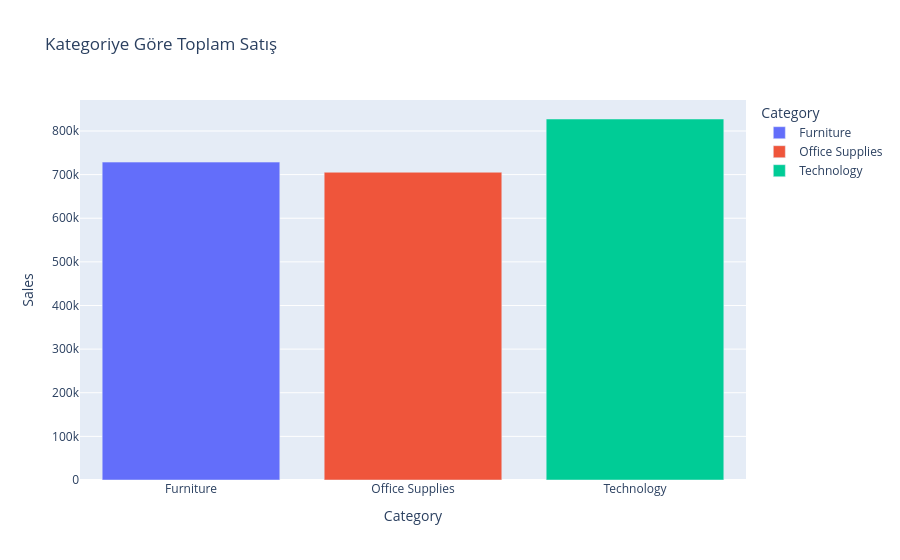

The code cell stored with this chart in its notebook:
### Code cell
category_sales = df.groupby('Category')['Sales'].sum().reset_index()

fig = px.bar(category_sales, x='Category', y='Sales', 
             title='Kategoriye Göre Toplam Satış',
             color='Category')
fig.show()

### Figure 1 — Plotly figure (JSON) as saved in the notebook; plotly's stock layout.template omitted (floating-point values rounded to 4 significant figures)
{"data": [{"hovertemplate": "Category=%{x}<br>Sales=%{y}<extra></extra>", "legendgroup": "Furniture", "marker": {"color": "#636efa", "pattern": {"shape": ""}}, "name": "Furniture", "orientation": "v", "showlegend": true, "textposition": "auto", "type": "bar", "x": ["Furniture"], "xaxis": "x", "y": [728700.0], "yaxis": "y"}, {"hovertemplate": "Category=%{x}<br>Sales=%{y}<extra></extra>", "legendgroup": "Office Supplies", "marker": {"color": "#EF553B", "pattern": {"shape": ""}}, "name": "Office Supplies", "orientation": "v", "showlegend": true, "textposition": "auto", "type": "bar", "x": ["Office Supplies"], "xaxis": "x", "y": [705400.0], "yaxis": "y"}, {"hovertemplate": "Category=%{x}<br>Sales=%{y}<extra></extra>", "legendgroup": "Technology", "marker": {"color": "#00cc96", "pattern": {"shape": ""}}, "name": "Technology", "orientation": "v", "showlegend": true, "textposition": "auto", "type": "bar", "x": ["Technology"], "xaxis": "x", "y": [827500.0], "yaxis": "y"}], "layout": {"barmode": "relative", "legend": {"title": {"text": "Category"}, "tracegroupgap": 0}, "title": {"text": "Kategoriye Göre Toplam Satış"}, "xaxis": {"anchor": "y", "categoryarray": ["Furniture", "Office Supplies", "Technology"], "categoryorder": "array", "domain": [0, 1], "title": {"text": "Category"}}, "yaxis": {"anchor": "x", "domain": [0, 1], "title": {"text": "Sales"}}}}
